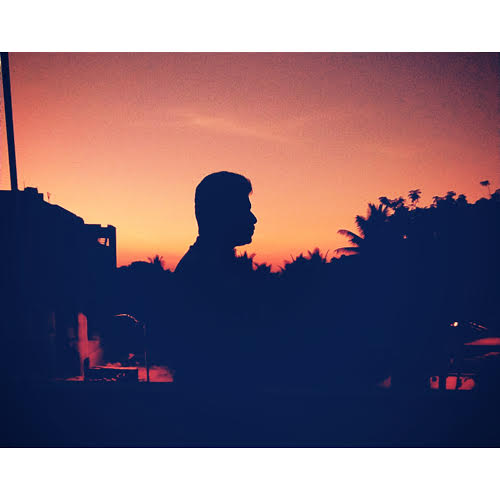
#> input picture Resources/Test Image.jpg, 500 x 500 px, found by its file name
$ python convert-to-blur.py
#> lines starting #> are read from the running program, lines starting #| are printed output that depends on the picture
import cv2

img= cv2.imread("Resources\Test Image.jpg")
#> img is the input picture: shape (500, 500, 3); mean B, G, R 121.7, 108, 128.5

imgBlur = cv2.GaussianBlur(img,(9,9),0)
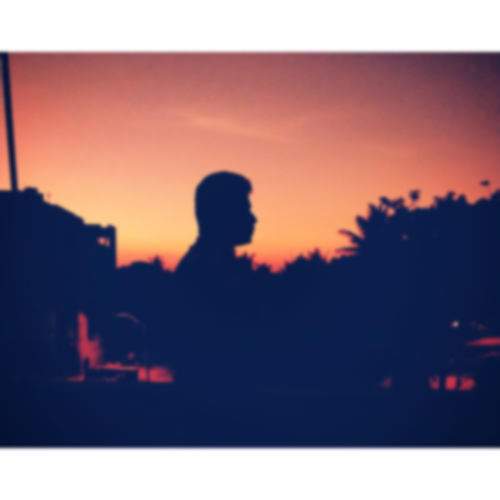
#> imgBlur: shape (500, 500, 3); mean B, G, R 121.7, 108, 128.5

cv2.imshow("Blur Image",imgBlur)
cv2.waitKey(0)

$ run again, with Resources/cards.jpg copied over Resources/Test Image.jpg
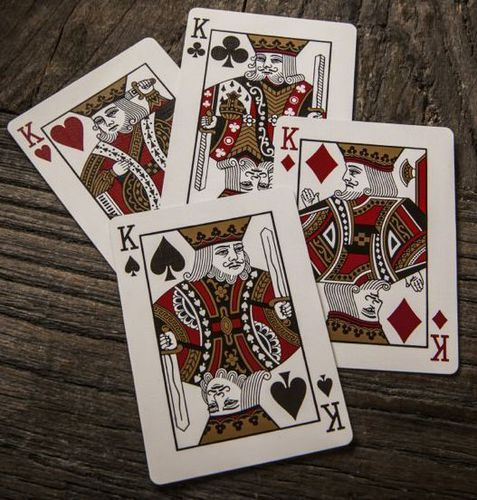
#> input picture Resources/cards.jpg, 477 x 500 px, found by its file name
#> img is the input picture: shape (500, 477, 3); mean B, G, R 88.1, 96.6, 109.6
#> `imgBlur = cv2.GaussianBlur(img,(9,9),0)`:
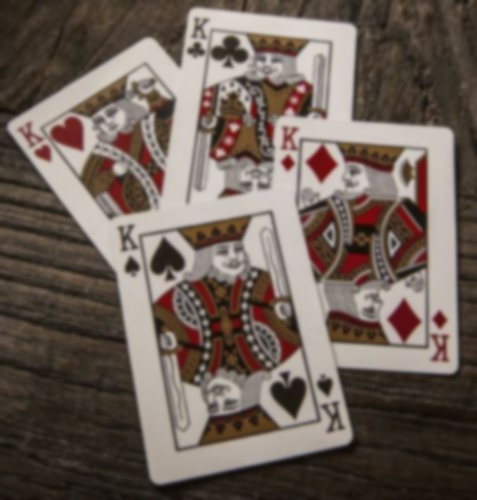
#> imgBlur: shape (500, 477, 3); mean B, G, R 88.1, 96.6, 109.6
